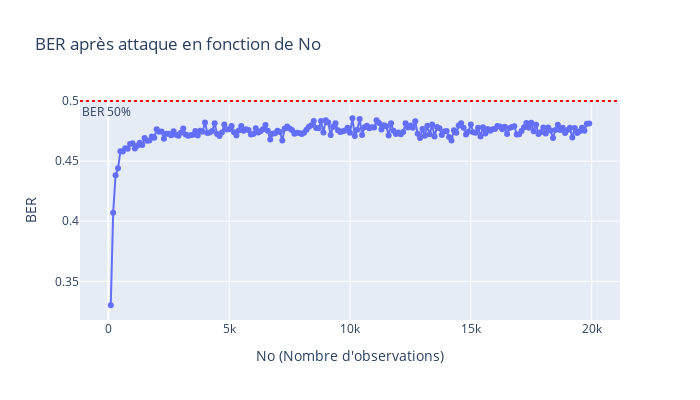
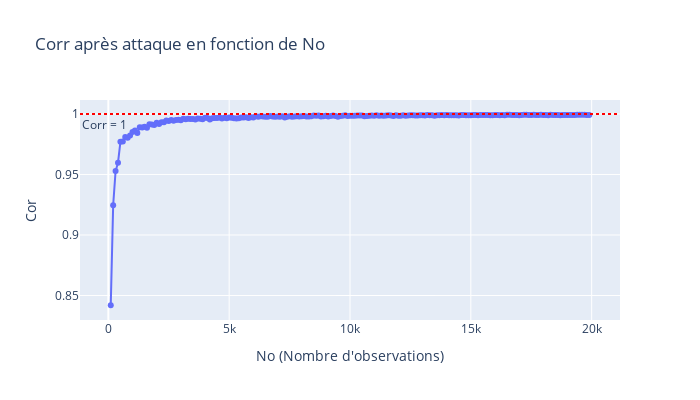

Notebook source saved alongside these figures, in order:
### Markdown cell above
## Scénario 2, Attaque à messages inconnus, 1bit
* Note: la fonction `np.linalg.eig` peut être utilisée pour effectuer une décomposition en valeurs et vecteurs propres.
* Note: pour effacer le message inséré, il conviendra au préalable d'estimer le "bit" inséré (m=-1 ou m=1), cela peut se faire via `m_est = np.sign(np.dot(Y.T,hatk))` où `hatk` est la clé estimée
* Mettre en place l'attaque
* Etudier l'impact de $N_{o}$ et de $\alpha$ sur le BER après attaque

### Code cell
# 2dn scenario, scenario with KMA 
print('2nd Scenario')

def do_process(alpha,No):
    X = np.random.randn(Nv,Ni) # Generate Ni random host vectors
    k = np.random.randn(Nv,1) # Generate de Watermark
    k = k / np.sqrt(np.dot(k.T,k)) # Normalize the watermark

    m1 = np.sign(np.random.randn(Ni,1)) #Scenario with unknow messages, first bit
    K = np.dot(k,m1.T) # Generate the matrix of watermarks (each column contains m1_i*k)
    W = alpha*K
    Y = X + W # perform embedding
    Y_obs = Y[:,:No]
    #hatk = TO DO
    #get eigenvalues and eigenvectors
    cov = np.dot(Y_obs,Y_obs.T)
    eigvals, eigvecs = np.linalg.eig(cov)
    #sort eigenvalues and eigenvectors
    idx = eigvals.argsort()[::-1]
    eigvals = eigvals[idx]
    eigvecs = eigvecs[:,idx]
    #get the first eigenvector
    hatk=eigvecs[:,0]
    
    hatk = np.reshape(hatk,(Nv,1)) #You might need to reshape the estimated key

    corrN = norm_corr(hatk,k)# To ease the writing we use the norm_corr function

    #print('Normalised correlation between the true key and the estimated key')
    #print(corrN)

    #m_est = TO DO
    #YA = TO DO 
    m_est = np.sign(np.dot(Y.T, hatk)) 
    YA = Y - alpha * np.dot(hatk, m_est.T)  # Appliquer l'attaque

    #print('bit error rate after security attack')
    #print(ber(YA,m1,k))
    #print('\n\n')
    return ber(YA, m1, k), corrN[0][0]


alpha = 2   
Ni = 20000 
# Réinitialisation des vecteurs pour les plots
ber_values = []
corr_values = []
No_values = range(100,Ni,100) 

# One example, can be used to draw plots
for No in No_values:
    ber_val, corr_val = do_process(alpha, No)
    ber_values.append(ber_val)
    corr_values.append(corr_val)


# Graphique du BER
fig_ber = go.Figure()
fig_ber.add_trace(go.Scatter(x=list(No_values), y=ber_values, mode='lines+markers', name='BER après attaque'))
fig_ber.add_hline(y=0.5, line_dash="dot", line_color="red", annotation_text="BER 50%", annotation_position="bottom left")
fig_ber.update_layout(
    title="BER après attaque en fonction de No",
    xaxis_title="No (Nombre d'observations)",
    yaxis_title="BER",
    width=700,
    height=400
)
fig_ber.show()

# Graphique du Corr
fig_corr = go.Figure()
fig_corr.add_trace(go.Scatter(x=list(No_values), y=corr_values, mode='lines+markers', name='Corr après attaque'))
fig_corr.add_hline(y=1, line_dash="dot", line_color="red", annotation_text="Corr = 1", annotation_position="bottom left")
fig_corr.update_layout(
    title="Corr après attaque en fonction de No",
    xaxis_title="No (Nombre d'observations)",
    yaxis_title="Cor",
    width=700,
    height=400
)
fig_corr.show()

### Figure 1 — Plotly figure (JSON) as saved in the notebook; plotly's stock layout.template omitted (floating-point values rounded to 4 significant figures; data arrays with more than 128 entries replaced by an {"elided": "..."} marker saying what was removed)
{"data": [{"mode": "lines+markers", "name": "BER après attaque", "type": "scatter", "x": {"elided": "199 int values"}, "y": {"elided": "199 float values"}}], "layout": {"annotations": [{"showarrow": false, "text": "BER 50%", "x": 0, "xanchor": "left", "xref": "x domain", "y": 0.5, "yanchor": "top", "yref": "y"}], "height": 400, "shapes": [{"line": {"color": "red", "dash": "dot"}, "type": "line", "x0": 0, "x1": 1, "xref": "x domain", "y0": 0.5, "y1": 0.5, "yref": "y"}], "title": {"text": "BER après attaque en fonction de No"}, "width": 700, "xaxis": {"title": {"text": "No (Nombre d'observations)"}}, "yaxis": {"title": {"text": "BER"}}}}

### Figure 2 — Plotly figure (JSON) as saved in the notebook; plotly's stock layout.template omitted (floating-point values rounded to 4 significant figures; data arrays with more than 128 entries replaced by an {"elided": "..."} marker saying what was removed)
{"data": [{"mode": "lines+markers", "name": "Corr après attaque", "type": "scatter", "x": {"elided": "199 int values"}, "y": {"elided": "199 float values"}}], "layout": {"annotations": [{"showarrow": false, "text": "Corr = 1", "x": 0, "xanchor": "left", "xref": "x domain", "y": 1, "yanchor": "top", "yref": "y"}], "height": 400, "shapes": [{"line": {"color": "red", "dash": "dot"}, "type": "line", "x0": 0, "x1": 1, "xref": "x domain", "y0": 1, "y1": 1, "yref": "y"}], "title": {"text": "Corr après attaque en fonction de No"}, "width": 700, "xaxis": {"title": {"text": "No (Nombre d'observations)"}}, "yaxis": {"title": {"text": "Cor"}}}}
